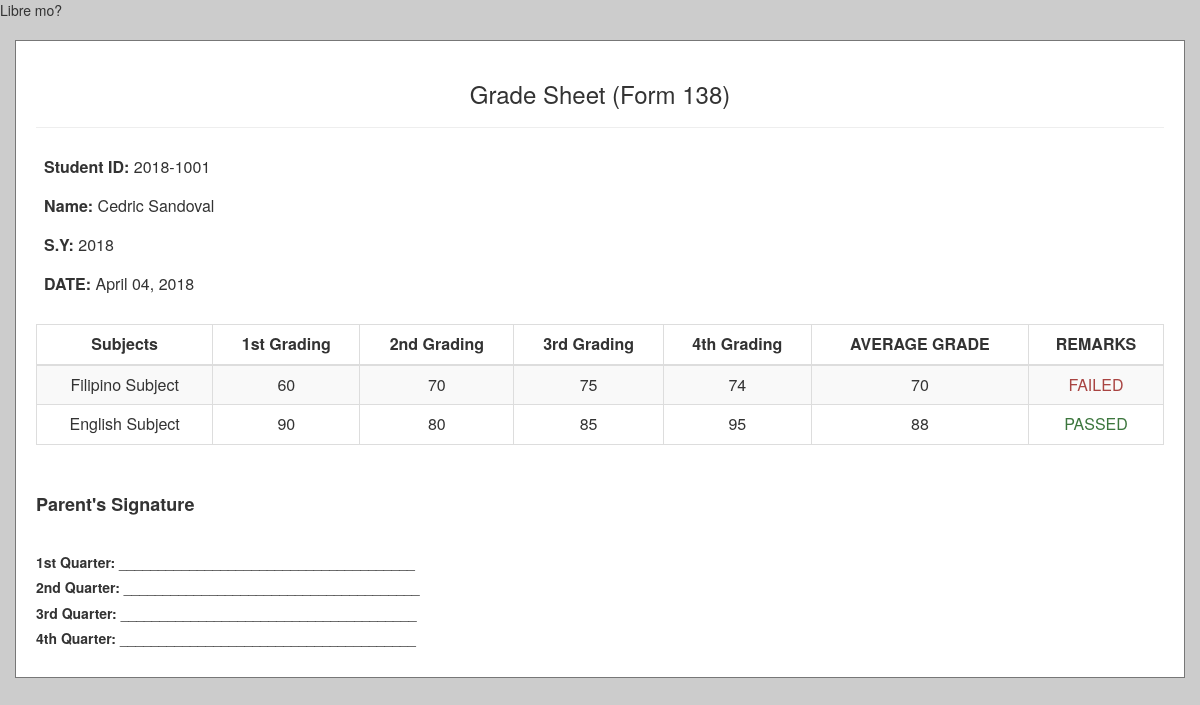
The app's page /admin/reportcard.php?id=1 (signed in) with its own data.
### tables this page shows
CREATE TABLE IF NOT EXISTS `student` (
  `id` int(11) NOT NULL AUTO_INCREMENT,
  `studid` varchar(50) NOT NULL,
  `fname` varchar(100) NOT NULL,
  `lname` varchar(100) NOT NULL,
  PRIMARY KEY (`id`)
);

CREATE TABLE IF NOT EXISTS `class` (
  `id` int(11) NOT NULL AUTO_INCREMENT,
  `course` varchar(50) NOT NULL,
  `year` varchar(50) NOT NULL,
  `section` varchar(50) NOT NULL,
  `sem` varchar(50) NOT NULL,
  `teacher` varchar(100) NOT NULL,
  `subject` varchar(100) NOT NULL,
  `SY` text NOT NULL,
  PRIMARY KEY (`id`)
);

CREATE TABLE IF NOT EXISTS `subject` (
  `id` int(11) NOT NULL AUTO_INCREMENT,
  `code` varchar(50) NOT NULL,
  `title` varchar(100) NOT NULL,
  `unit` text NOT NULL,
  PRIMARY KEY (`id`)
);

CREATE TABLE IF NOT EXISTS `studentsubject` (
  `id` int(11) NOT NULL AUTO_INCREMENT,
  `studid` varchar(50) NOT NULL,
  `classid` int(11) NOT NULL,
  `att1` float NOT NULL,
  `att2` float NOT NULL,
  `att3` float NOT NULL,
  `att4` float NOT NULL,
  PRIMARY KEY (`id`)
);

### admin/grade.php (called while the page is built, shortened)
Libre mo?<?php
    $grade = new Datagrade();
    class Datagrade {
        function getsubject(){
            $id = $_GET['id'];
            $q = "select * from studentsubject where studid=$id";
            $r = mysql_query($q);
            $data = array();
            while($row = mysql_fetch_array($r)){
                $classid = $row['classid'];
                $q2 = "select * from class where id=$classid";
                $r2 = mysql_query($q2);
                $data[] = mysql_fetch_array($r2);
            }
            return $data;
        }
        function getsubjectitle($code){
            $q = "select * from subject where code='$code'";
            $r = mysql_query($q);
            $data = array();
            $data[] = mysql_fetch_array($r);
            return $data;
        }
        function getgrade($classid){
            $id = $_GET['id'];
            $q = "select * from studentsubject where studid='$id' and classid='$classid'";
            $r = mysql_query($q);
            if($row = mysql_fetch_array($r)){
                $att1 = ($row['att1']);
                $att2 = ($row['att2']);
                $att3 = ($row['att3']);
                $att4 = ($row['att4']);
                $first = $att1;
                $second = $att2;
                $third = $att3;
                $fourth = $att4;
                $total = (($first) + ($second) + ($third) + ($fourth)) / 4;
                $data = array(
                    'eqtotal' => $this->gradeconversion($total),
                    'first' => round($first),
                    'second' => round($second),
                    'third' => round($third),
                    'fourth' => round($fourth),
                    'total' => round($total),
                    'att1' => $row['att1'],
                    'att2' => $row['att2'],
                    'att3' => $row['att3'],
                    'att4' => $row['att4'],
                );
            }
            return $data;
        }
        function gradeconversion($grade){
            $grade = round($grade);
            if($grade==0){
                 $data = 0;
            }else{
                switch ($grade) {
                    case 88:
                         $data = 1.7;
                         break;
                     default:
                         $data = 5.0;
                }
            }
            return $data;
        }
    }
?>

### admin/data/student_model.php (called while the page is built, shortened)
<?php
    $student = new Datastudent();
    class Datastudent {
        function getstudentbyid($id){
            $q = "select * from student where id=$id";
            $r = mysql_query($q);
            return $r;
        }
    }
?>

### admin/reportcard.php (the view, shortened to what this page needs)
<?php
    include('data/student_model.php');
    include('data/data_model.php');
    include('grade.php');
    $id = $_GET['id'];
    $student = $student->getstudentbyid($id);
?>
<!DOCTYPE html>
<html>
<head>
    <link href="../css/bootstrap.min.css" rel="stylesheet">
    <link href="../css/font-awesome.min.css" rel="stylesheet" type="text/css">
</head>
<body>
    <div class="container wrapper">
        <div class="row">
            <div class="col-lg-12">
                <div class="text-center">
                    <h3>Grade Sheet (Form 138)</h3>
                    <hr />
                    <?php while($row = mysql_fetch_array($student)): ?>
                    <table class="table">
                        <tr>
                            <td style="width:20%;text-align:left;"><strong>Student ID: </strong><?php echo $row['studid']; ?></td>
                        </tr>
                        <tr>
                            <td style="width:10%;text-align:left;"><strong>Name: </strong><?php echo $row['fname'].' '.$row['lname']; ?></td>
                        </tr>
                        <tr>
                            <td class="text-left"><strong>S.Y: </strong><?php echo date('Y')?></td>
                        </tr>
                        <tr>
                            <td style="width:10%;text-align:left;"><strong>DATE: </strong><?php echo date('F d, Y')?></td>
                        </tr>
                    </table>
                    <?php endwhile; ?>
                </div>
            </div>
        </div>
        <div class="row">
            <div class="col-lg-12">
                <div class="">
                    <table class="table table-striped table-bordered">
                        <thead>
                            <tr>
                                <th class="text-center">Subjects</th>
                                <th class="text-center">1st Grading</th>
                                <th class="text-center">2nd Grading</th>
                                <th class="text-center">3rd Grading</th>
                                <th class="text-center">4th Grading</th>
                                <th class="text-center">AVERAGE GRADE</th>
                                <th class="text-center">REMARKS</th>
                            </tr>
                        </thead>
                        <tbody>
                    <?php $mysubject = $grade->getsubject(); ?>
                    <?php foreach($mysubject as $row): ?>
                            <tr>
                                <?php $title = $grade->getsubjectitle($row['subject']);?>
                                <td class="text-center"><?php echo $title[0]['title']; ?></td>
                                <?php $mygrade = $grade->getgrade($row['id']); ?>
                                <td class="text-center"><?php echo $mygrade['first']; ?></td>
                                <td class="text-center"><?php echo $mygrade['second']; ?></td>
                                <td class="text-center"><?php echo $mygrade['third']; ?></td>
                                <td class="text-center"><?php echo $mygrade['fourth']; ?></td>
                                <td class="text-center"><?php echo $mygrade['total'];?></td>
                                <?php
                                    if($mygrade['eqtotal']<=3.0){
                                        $remarks = 'PASSED';
                                        $class = 'text-success';
                                    }else{
                                        $remarks = 'FAILED';
                                        $class = 'text-danger';
                                    }
                                ?>
                                <td class="text-center <?php echo $class;?>"><?php echo $remarks;?></td>
                            </tr>
                    <?php endforeach; ?>
                        </tbody>
                  </table>
                  <br>
                  <h4><strong>Parent's Signature</strong></h4>
                  <br>
                  <h5><strong>1st Quarter: </strong>______________________________________</h5>
                  <h5><strong>2nd Quarter: </strong>______________________________________</h5>
                  <h5><strong>3rd Quarter: </strong>______________________________________</h5>
                  <h5><strong>4th Quarter: </strong>______________________________________</h5>
                </div>
            </div>
        </div>
    </div>
</body>
</html>

### admin/reportcard.php (style rules this page uses)
.wrapper { margin-top:20px !important; border:1px solid #777; background:#fff; margin:0 auto; padding: 20px; }
body { background:#ccc; }
.table>thead>tr>th, .table>tbody>tr>th, .table>tfoot>tr>th, .table>thead>tr>td, .table>tbody>tr>td, .table>tfoot>tr>td { border-top: none !important; }

### records on screen
student: studid "2018-1001", fname "Cedric", lname "Sandoval"
class: subject.title "Filipino Subject", remarks "FAILED"
studentsubject: att1 "60", att2 "70", att3 "75", att4 "74"
class: subject.title "English Subject", total "88", remarks "PASSED"
studentsubject: att1 "90", att2 "80", att3 "85", att4 "95"
